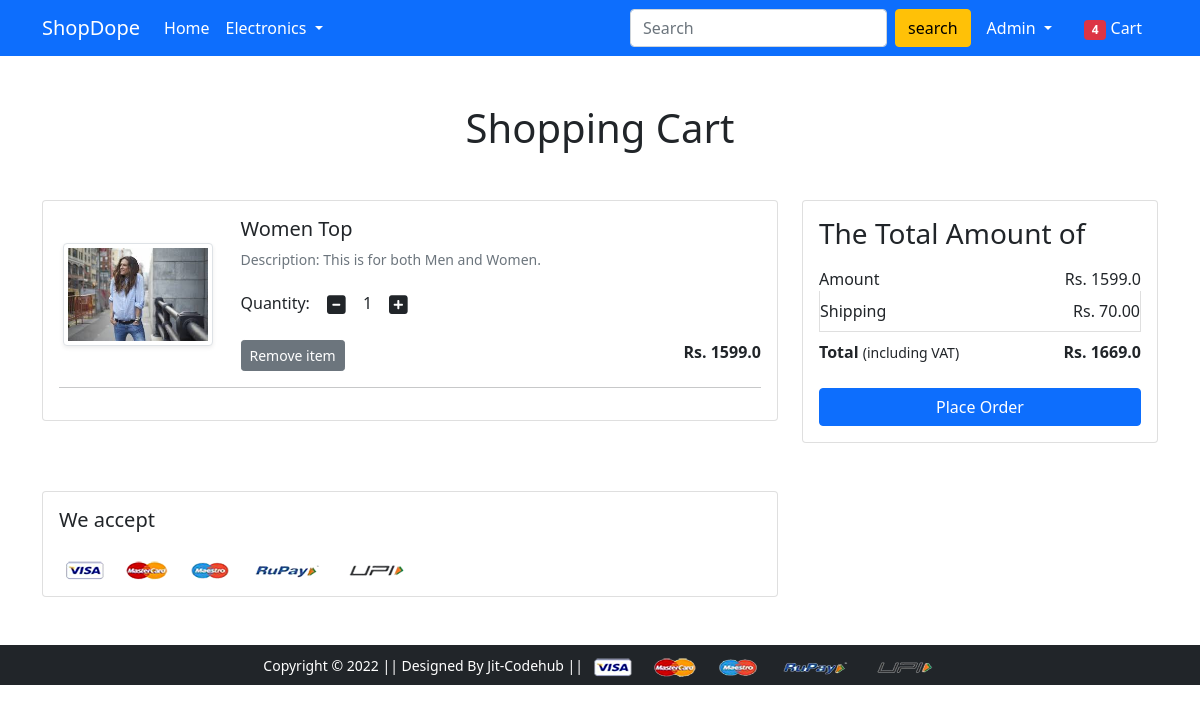
The app's page /cart/ (signed in), older data.
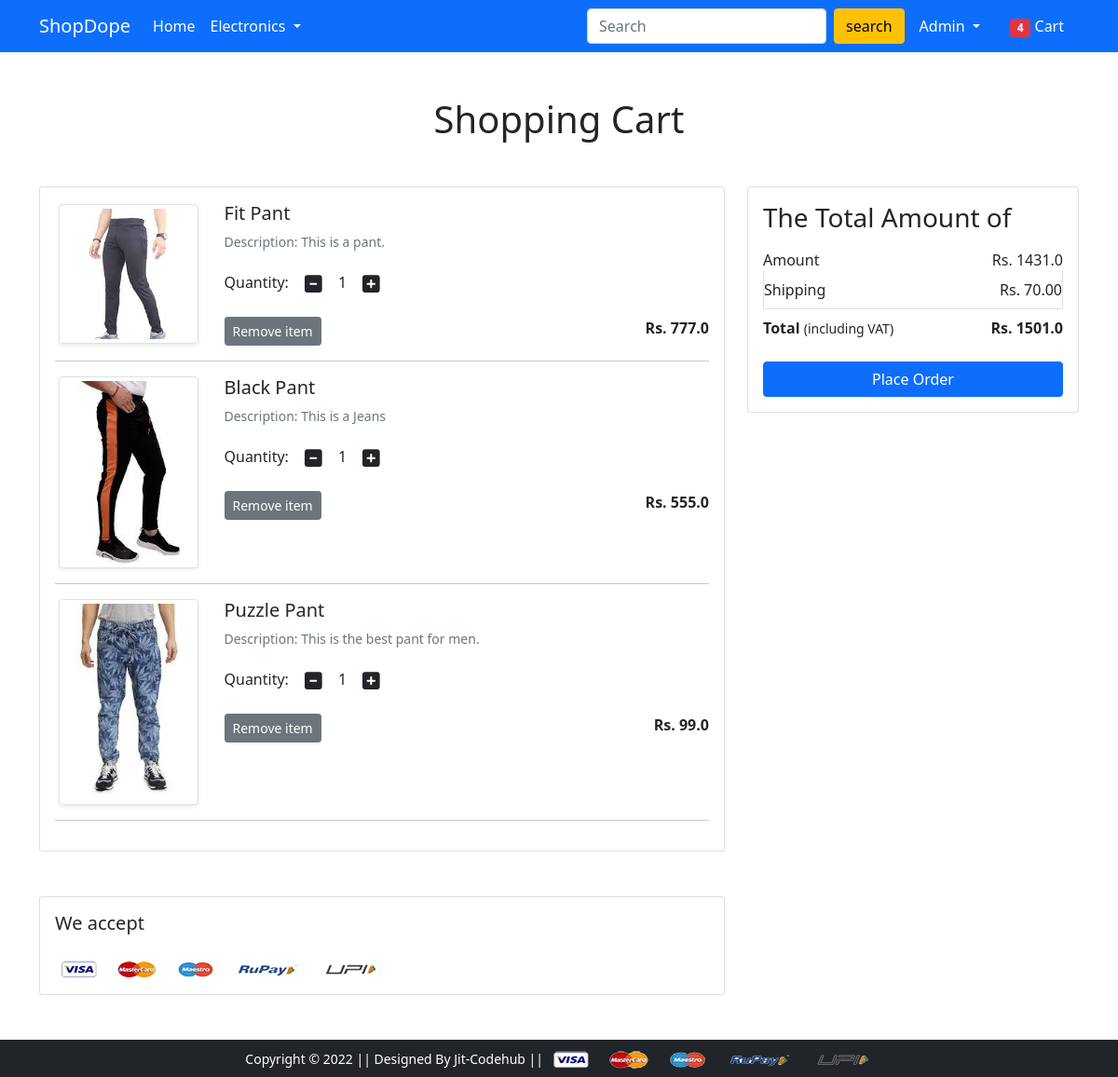
The same page, newer data.
### app/models.py (models this page shows, shortened)
class Cart(models.Model):
    user = models.ForeignKey(User, on_delete=models.CASCADE)
    product = models.ForeignKey(Product, on_delete=models.CASCADE)
    quantity = models.PositiveBigIntegerField(default=1)
    def __str__(self):
        return str(self.id)

class Product(models.Model):
    title = models.CharField(max_length=100)
    selling_price = models.FloatField()
    discounted_price = models.FloatField()
    description = models.TextField()
    brand = models.CharField(max_length=100)
    category = models.CharField(choices=CATEGORY_CHOICES, max_length=2)
    product_image = models.ImageField(upload_to='productimg')

### app/views.py (the view)
# urls.py: path('cart/', views.show_cart, name='showcart'),
@login_required
def show_cart(request):
    if request.user.is_authenticated:
        user = request.user
        cart = Cart.objects.filter(user=user)
        shipping_amount = 70.0
        amount = 0.0
        for p in cart:
            p = Cart.objects.get(id=int(str(p)))
            amount += p.product.discounted_price * p.quantity
        return render(request, 'app/addtocart.html', {'carts':cart, 'total_amount':amount + shipping_amount, "amount":amount})

### app/templates/app/addtocart.html (shortened to what this page needs)
{% extends 'app/base.html' %}
{% load static %}
{% block main-content %}
{% load static %}
{% if carts|length == 0 %}
<div style="text-align: center;">
    <h1 class="text-center mb-5">Cart is empty</h1>
    <img src="{% static 'app\images\emptycart.png' %}" alt="" height="400">
</div>
{% else %}
<div class="container my-5">
 <div class="row">
  <h1 class="text-center mb-5">Shopping Cart</h1>
  <div class="col-sm-8">
  <div class="card">
   <div class="card-body">
    {% for cart in carts %}
    <div class="row">
     <div class="col-sm-3 text-center align-self-center"><img src="{{cart.product.product_image.url}}" alt="" srcset="" class="img-fluid img-thumbnail shadow-sm" height="150" width="150"> </div>
     <div class="col-sm-9">
      <div>
       <h5>{{cart.product.title}}</h5>
       <p class="mb-2 text-muted small">Description: {{cart.product.description}}</p>
       <div class="my-3">
        <label for="quantity">Quantity:</label>
        <a class="minus-cart btn" pid="{{cart.product.id}}"><i class="fas fa-minus-square fa-lg"></i></a>
          <span id="quantity">{{cart.quantity}}</span>
        <a class="plus-cart btn" pid="{{cart.product.id}}"><i class="fas fa-plus-square fa-lg"></i></a>
       </div>
       <div class="d-flex justify-content-between">
        <a class="btn btn-sm btn-secondary mr-3 remove-cart" pid="{{cart.product.id}}">Remove item </a>
        <p class="mb-0"><span><strong>Rs. {{cart.product.discounted_price}}</strong></span></p>
       </div>
      </div>
     </div>
    </div>
    <hr>
    {% endfor %}
    </div>
   </div>
  </div>
  <div class="col-sm-4">
   <div class="card">
    <div class="card-body">
      <h3>The Total Amount of</h3>
      <ul class="list-group">
       <li class="list-group-item d-flex justify-content-between align-items-center border-0 px-0 pb-0">Amount<span>Rs. <span id="amount">{{amount}}</span></span></li>
       <li class="list-group-item d-flex justify-content-between align-items-center px-0">Shipping<span>Rs. 70.00</span></li>
       <li class="list-group-item d-flex justify-content-between align-items-center border-0 px-0 mb-3">
        <div>
           <strong>Total</strong> <small>(including VAT)</small>
         </div>
         <span><strong>Rs. <span id="totalamount">{{total_amount}}</span></strong></span>
       </li>
      </ul>
      <div class="d-grid"><a href="{% url 'checkout' %}" class="btn btn-primary">Place Order</a></div>
    </div>
   </div>
  </div>
 </div>
</div>
<div class="container">
 <div class="row">
  <div class="col-sm-8">
   <div class="card">
    <div class="card-body">
      <h5 class="mb-4">We accept</h5>
      <img src="{% static 'app/images/payment.png' %}" alt="" class="img-fluid">
    </div>
    {% endif %}
  </div>
  </div>
 </div>
</div>
{% endblock main-content %}

Row changes from the older to the newer data that the page shows:
removed Cart: product.product_image (picture), product "Women Top", product.description "This is for both Men and Women.", quantity "1", product.discounted_price "1599.0"
added Cart: product.product_image (picture), product "Fit Pant", product.description "This is a pant.", quantity "1", product.discounted_price "777.0"
added Cart: product.product_image (picture), product "Black Pant", product.description "This is a Jeans", quantity "1", product.discounted_price "555.0"
added Cart: product.product_image (picture), product "Puzzle Pant", product.description "This is the best pant for men.", quantity "1", product.discounted_price "99.0"
Text that changed along with them:
{{ amount }}: "1599.0" → "1431.0"
{{ total_amount }}: "1669.0" → "1501.0"
